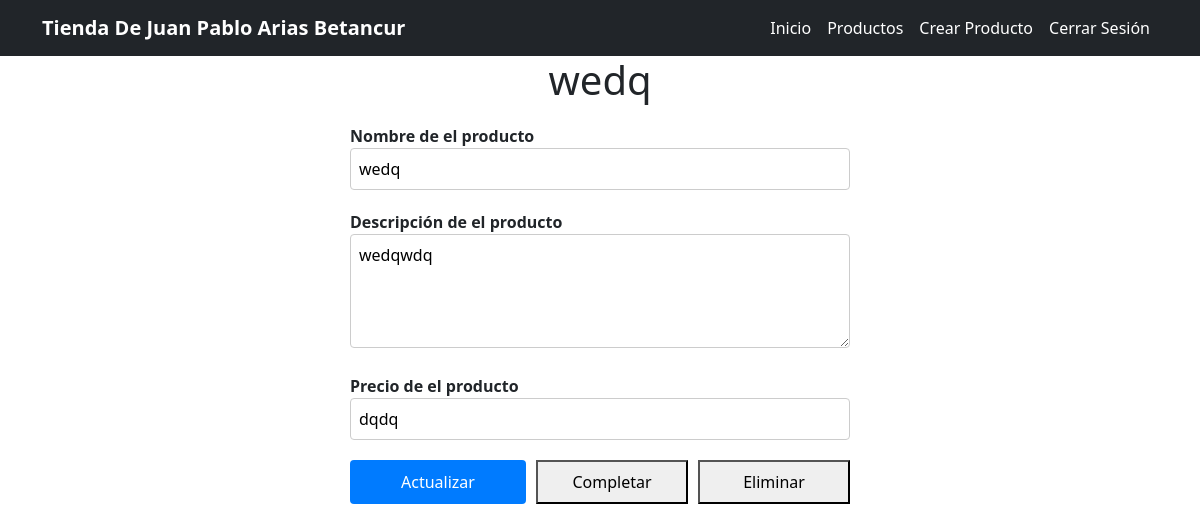
The page /guiones/5/ (signed in) on the database its author committed.
### tasks/models.py (models this page shows, shortened)
class Guion(models.Model):
    title = models.CharField(max_length=200)
    description = models.TextField(max_length=1000)
    created = models.DateTimeField(auto_now_add=True)
    datecompleted = models.DateTimeField(null=True, blank=True)
    important = models.BooleanField(default=False)
    user = models.ForeignKey(User, on_delete=models.CASCADE)
    actor_position = models.CharField(max_length=100, blank=True, null=True)  # Nuevo campo

### tasks/views.py (the view, shortened to what this page needs)
# urls.py: path('guiones/<int:guion_id>/', views.guion_detail, name='guion_detail'),
@login_required
def guion_detail(request, guion_id):
    if request.method == 'GET':
        guion = get_object_or_404(Guion, pk=guion_id, user=request.user)
        form = GuionForm(instance=guion)
        return render(request, 'guion_detail.html', {'guion': guion, 'form': form})

### tasks/forms.py
class GuionForm(ModelForm):
    class Meta:
        model = Guion
        fields = ['title', 'description', 'important', 'actor_position']

### tasks/templates/guion_detail.html (shortened to what this page needs)
{% extends 'base.html' %}
{% block content %}
<h1>{{ guion.title }}</h1>
<form method="POST">
  <div class="form-group">
    <label for="title">Nombre de el producto</label>
    <input type="text" id="title" name="title" value="{{ guion.title }}" required>
  </div>
  <div class="form-group">
    <label for="description">Descripción de el producto</label>
    <textarea id="description" name="description" rows="4" required>{{ guion.description }}</textarea>
  </div>
  <div class="form-group">
    <label for="actor_position">Precio de el producto</label>
    <input type="text" id="actor_position" name="actor_position" value="{{ guion.actor_position }}" required>
  </div>
  <div class="btn-group">
    <button type="submit">Actualizar</button>
    <button formaction="{% url 'complete_guion' guion.id %}" formmethod="POST">Completar</button>
    <button formaction="{% url 'delete_guion' guion.id %}" formmethod="POST">Eliminar</button>
  </div>
</form>
{% endblock %}

### tasks/templates/guion_detail.html (style rules this page uses)
form { margin-top: 20px; max-width: 500px; margin-left: auto; margin-right: auto; }
h1 { margin-bottom: 20px; text-align: center; }
.form-group { margin-bottom: 20px; }
label { display: block; font-weight: bold; }
input[type="text"], textarea { width: 100%; padding: 8px; border: 1px solid #ccc; border-radius: 4px; box-sizing: border-box; }
button[type="submit"] { background-color: #007bff; color: #fff; padding: 10px 20px; border: none; border-radius: 4px; cursor: pointer; display: block; margin-left: auto; margin-right: auto; transition: background-color 0.3s ease; }
.btn-group { display: flex; justify-content: center; gap: 10px; margin-top: 20px; }
.btn-group button { flex: 1; }

### rows shown on the page
Guion: title "wedq", description "wedqwdq", actor_position "dqdq"
